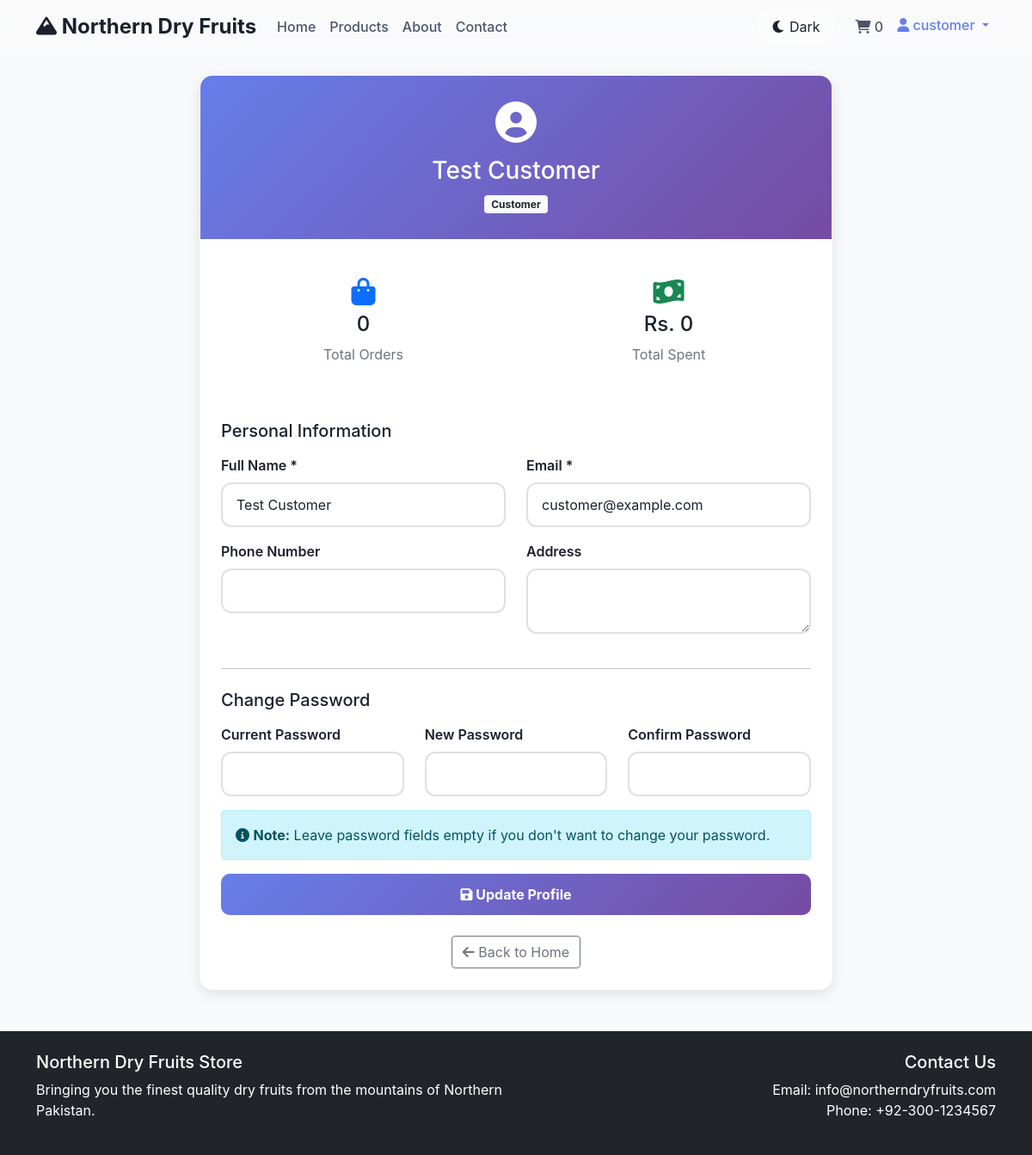
Screenshot of /profile.php (signed in) with the database file from the repository.
### tables this page shows
CREATE TABLE users (
    id INT PRIMARY KEY AUTO_INCREMENT,
    username VARCHAR(50) UNIQUE NOT NULL,
    email VARCHAR(100) UNIQUE NOT NULL,
    password VARCHAR(255) NOT NULL,
    full_name VARCHAR(100) NOT NULL,
    phone VARCHAR(20),
    address TEXT,
    role ENUM('customer', 'admin') DEFAULT 'customer',
    created_at TIMESTAMP DEFAULT CURRENT_TIMESTAMP,
    updated_at TIMESTAMP DEFAULT CURRENT_TIMESTAMP ON UPDATE CURRENT_TIMESTAMP
);

### profile.php (the view, shortened to what this page needs)
<?php
$pdo = getDBConnection();
$user_id = $_SESSION['user_id'];
$stmt = $pdo->prepare("SELECT * FROM users WHERE id = ?");
$stmt->execute([$user_id]);
$user = $stmt->fetch();
$total_orders = 0;
$total_spent = 0;
if ($_SESSION['role'] == 'customer') {
    $stmt = $pdo->prepare("SELECT COUNT(*) as count, SUM(total_amount) as total FROM orders WHERE user_id = ?");
    $stmt->execute([$user_id]);
    $order_stats = $stmt->fetch();
    $total_orders = $order_stats['count'];
    $total_spent = $order_stats['total'] ?: 0;
}
$cart_count = 0;
if (isset($_SESSION['user_id'])) {
    $stmt = $pdo->prepare("SELECT COUNT(*) as count FROM cart WHERE user_id = ?");
    $stmt->execute([$_SESSION['user_id']]);
    $cart_count = $stmt->fetch()['count'];
}
?>
<!DOCTYPE html>
<html lang="en">
<head>
    <link href="https://cdn.jsdelivr.net/npm/bootstrap@5.1.3/dist/css/bootstrap.min.css" rel="stylesheet">
    <link href="https://cdnjs.cloudflare.com/ajax/libs/font-awesome/6.0.0/css/all.min.css" rel="stylesheet">
</head>
<body class="bg-light">
    <nav class="navbar navbar-expand-lg navbar-light glass-effect">
        <div class="container">
            <a class="navbar-brand" href="index.php">
                <i class="fas fa-mountain"></i> Northern Dry Fruits
            </a>
            <div class="collapse navbar-collapse" id="navbarNav">
                <ul class="navbar-nav me-auto">
                    <li class="nav-item">
                        <a class="nav-link" href="index.php">Home</a>
                    </li>
                    <li class="nav-item">
                        <a class="nav-link" href="products_new.php">Products</a>
                    </li>
                    <li class="nav-item">
                        <a class="nav-link" href="about.php">About</a>
                    </li>
                    <li class="nav-item">
                        <a class="nav-link" href="contact.php">Contact</a>
                    </li>
                </ul>
                <ul class="navbar-nav align-items-center">
                    <li class="nav-item me-3">
                        <button class="btn theme-toggle" onclick="toggleTheme()">
                            <i class="fas fa-moon" id="theme-icon"></i>
                            <span id="theme-text">Dark</span>
                        </button>
                    </li>
                    <?php if (isset($_SESSION['user_id'])): ?>
                        <li class="nav-item">
                            <a class="nav-link" href="cart.php">
                                <i class="fas fa-shopping-cart"></i>
                                <span class="cart-badge"><?php echo $cart_count; ?></span>
                            </a>
                        </li>
                        <li class="nav-item dropdown">
                            <a class="nav-link dropdown-toggle active" href="#" id="navbarDropdown" role="button">
                                <i class="fas fa-user"></i> <?php echo $_SESSION['username']; ?>
                            </a>
                        </li>
                    <?php endif; ?>
                </ul>
            </div>
        </div>
    </nav>
    <div class="container mt-4">
        <div class="row justify-content-center">
            <div class="col-lg-8">
                <div class="profile-card">
                    <div class="profile-header">
                        <i class="fas fa-user-circle fa-3x mb-3"></i>
                        <h3><?php echo htmlspecialchars($user['full_name']); ?></h3>
                        <p class="mb-0">
                            <span class="badge bg-light text-dark">
                                <?php echo ucfirst($user['role']); ?>
                            </span>
                        </p>
                    </div>
                    <div class="p-4">
                        <?php if ($_SESSION['role'] == 'customer'): ?>
                            <div class="row mb-4">
                                <div class="col-md-6">
                                    <div class="stat-card">
                                        <i class="fas fa-shopping-bag fa-2x text-primary mb-2"></i>
                                        <h4><?php echo $total_orders; ?></h4>
                                        <p class="text-muted mb-0">Total Orders</p>
                                    </div>
                                </div>
                                <div class="col-md-6">
                                    <div class="stat-card">
                                        <i class="fas fa-money-bill-wave fa-2x text-success mb-2"></i>
                                        <h4>Rs. <?php echo number_format($total_spent); ?></h4>
                                        <p class="text-muted mb-0">Total Spent</p>
                                    </div>
                                </div>
                            </div>
                        <?php endif; ?>
                        <form method="POST">
                            <h5 class="mb-3">Personal Information</h5>
                            <div class="row">
                                <div class="col-md-6 mb-3">
                                    <label for="full_name" class="form-label">Full Name *</label>
                                    <input type="text" class="form-control" id="full_name" name="full_name"
                                           value="<?php echo htmlspecialchars($user['full_name']); ?>" required>
                                </div>
                                <div class="col-md-6 mb-3">
                                    <label for="email" class="form-label">Email *</label>
                                    <input type="email" class="form-control" id="email" name="email"
                                           value="<?php echo htmlspecialchars($user['email']); ?>" required>
                                </div>
                            </div>
                            <div class="row">
                                <div class="col-md-6 mb-3">
                                    <label for="phone" class="form-label">Phone Number</label>
                                    <input type="tel" class="form-control" id="phone" name="phone"
                                           value="<?php echo htmlspecialchars($user['phone']); ?>">
                                </div>
                                <div class="col-md-6 mb-3">
                                    <label for="address" class="form-label">Address</label>
                                    <textarea class="form-control" id="address" name="address" rows="2"><?php echo htmlspecialchars($user['address']); ?></textarea>
                                </div>
                            </div>
                            <hr class="my-4">
                            <h5 class="mb-3">Change Password</h5>
                            <div class="row">
                                <div class="col-md-4 mb-3">
                                    <label for="current_password" class="form-label">Current Password</label>
                                    <input type="password" class="form-control" id="current_password" name="current_password">
                                </div>
                                <div class="col-md-4 mb-3">
                                    <label for="new_password" class="form-label">New Password</label>
                                    <input type="password" class="form-control" id="new_password" name="new_password">
                                </div>
                                <div class="col-md-4 mb-3">
                                    <label for="confirm_password" class="form-label">Confirm Password</label>
                                    <input type="password" class="form-control" id="confirm_password" name="confirm_password">
                                </div>
                            </div>
                            <div class="alert alert-info">
                                <i class="fas fa-info-circle"></i>
                                <strong>Note:</strong> Leave password fields empty if you don't want to change your password.
                            </div>
                            <div class="d-grid">
                                <button type="submit" class="btn btn-update text-white">
                                    <i class="fas fa-save"></i> Update Profile
                                </button>
                            </div>
                        </form>
                        <div class="text-center mt-4">
                            <a href="index.php" class="btn btn-outline-secondary">
                                <i class="fas fa-arrow-left"></i> Back to Home
                            </a>
                        </div>
                    </div>
                </div>
            </div>
        </div>
    </div>
    <footer class="bg-dark text-white py-4 mt-5">
        <div class="container">
            <div class="row">
                <div class="col-md-6">
                    <h5>Northern Dry Fruits Store</h5>
                    <p>Bringing you the finest quality dry fruits from the mountains of Northern Pakistan.</p>
                </div>
                <div class="col-md-6 text-md-end">
                    <h5>Contact Us</h5>
                    <p>Email: info@northerndryfruits.com<br>
                    Phone: +92-300-1234567</p>
                </div>
            </div>
        </div>
    </footer>
</body>
</html>

### profile.php (style rules this page uses)
:root { --primary-color: #667eea; --secondary-color: #764ba2; --background-color: #f5f3f0; --surface-color: rgba(255, 255, 255, 0.8); --text-primary: #1a202c; --text-secondary: #4a5568; --border-color: rgba(255, 255, 255, 0.2); --shadow-color: rgba(0, 0, 0, 0.1); --glass-bg: rgba(255, 255, 255, 0.25); --glass-border: rgba(255, 255, 255, 0.18); --card-bg: #ffffff; --sidebar-bg: linear-gradient(135deg, #667eea 0%, #764ba2 100%); }
* { transition: background-color 0.3s ease, color 0.3s ease, border-color 0.3s ease; }
body { background: var(--background-color); color: var(--text-primary); font-family: 'Inter', -apple-system, BlinkMacSystemFont, sans-serif; }
.navbar { background: var(--glass-bg) !important; backdrop-filter: blur(20px); -webkit-backdrop-filter: blur(20px); border-bottom: 1px solid var(--glass-border); }
.navbar-brand { font-weight: 700; font-size: 1.5em; color: var(--text-primary) !important; }
.nav-link { color: var(--text-secondary) !important; font-weight: 500; transition: all 0.3s ease; }
.nav-link:hover, .nav-link.active { color: var(--primary-color) !important; transform: translateY(-2px); }
.theme-toggle { background: var(--glass-bg); border: 1px solid var(--glass-border); border-radius: 50px; padding: 8px 16px; color: var(--text-primary); backdrop-filter: blur(10px); transition: all 0.3s ease; cursor: pointer; }
.profile-card { background: var(--card-bg); border-radius: 15px; box-shadow: 0 5px 15px var(--shadow-color); overflow: hidden; border: 1px solid var(--glass-border); }
.profile-header { background: var(--sidebar-bg); color: white; padding: 30px; text-align: center; }
.stat-card { background: var(--surface-color); border-radius: 10px; padding: 20px; text-align: center; margin-bottom: 20px; border: 1px solid var(--glass-border); backdrop-filter: blur(10px); }
.form-control, .form-select { background: var(--surface-color); border: 2px solid #e0e0e0; color: var(--text-primary); backdrop-filter: blur(10px); transition: all 0.3s ease; border-radius: 12px; padding: 12px 16px; }
.form-control::placeholder { color: var(--text-secondary); }
.form-label { color: var(--text-primary); font-weight: 600; margin-bottom: 8px; }
.btn-update { background: var(--sidebar-bg); border: none; border-radius: 10px; padding: 12px 30px; font-weight: bold; color: white; }

### rows the page displays
users: full_name "Test Customer", role "Customer", email "customer@example.com"

### other values shown
$cart_count "0"
$_SESSION['username'] "customer"
$total_orders "0"
$total_spent "0"
